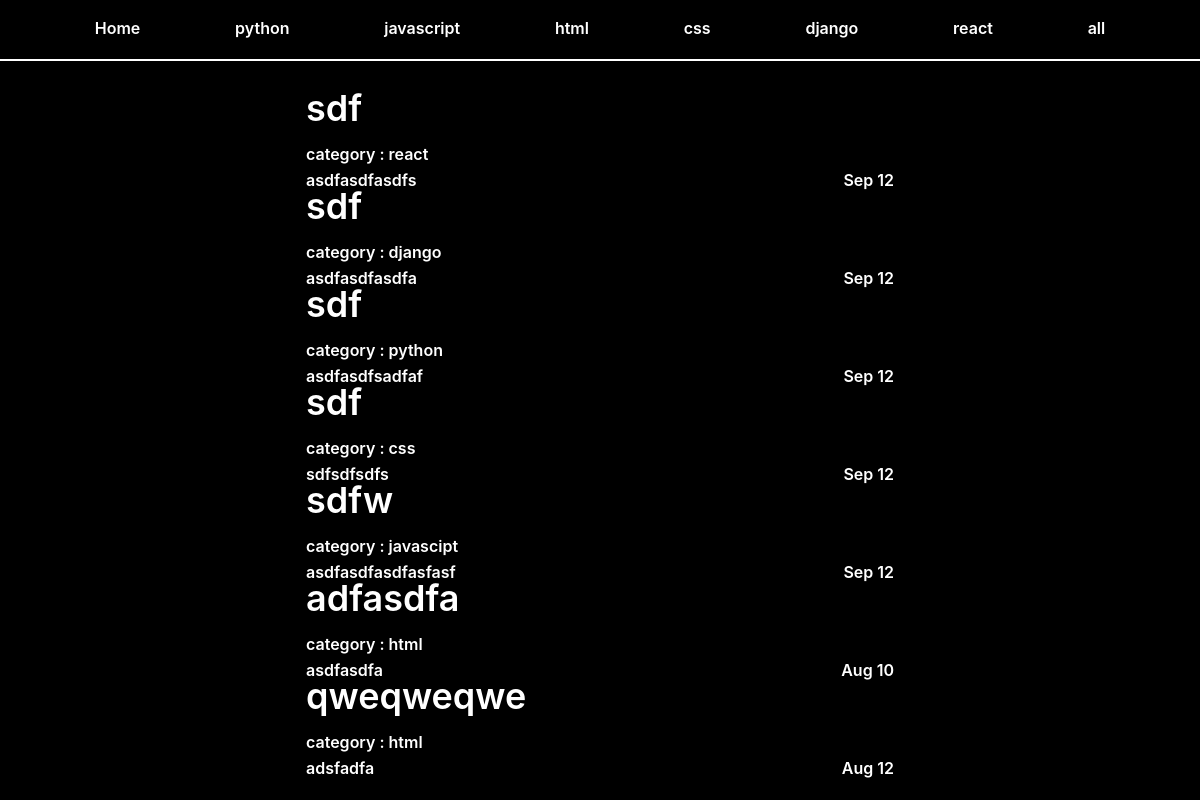
Before: /index/ with the older database file.
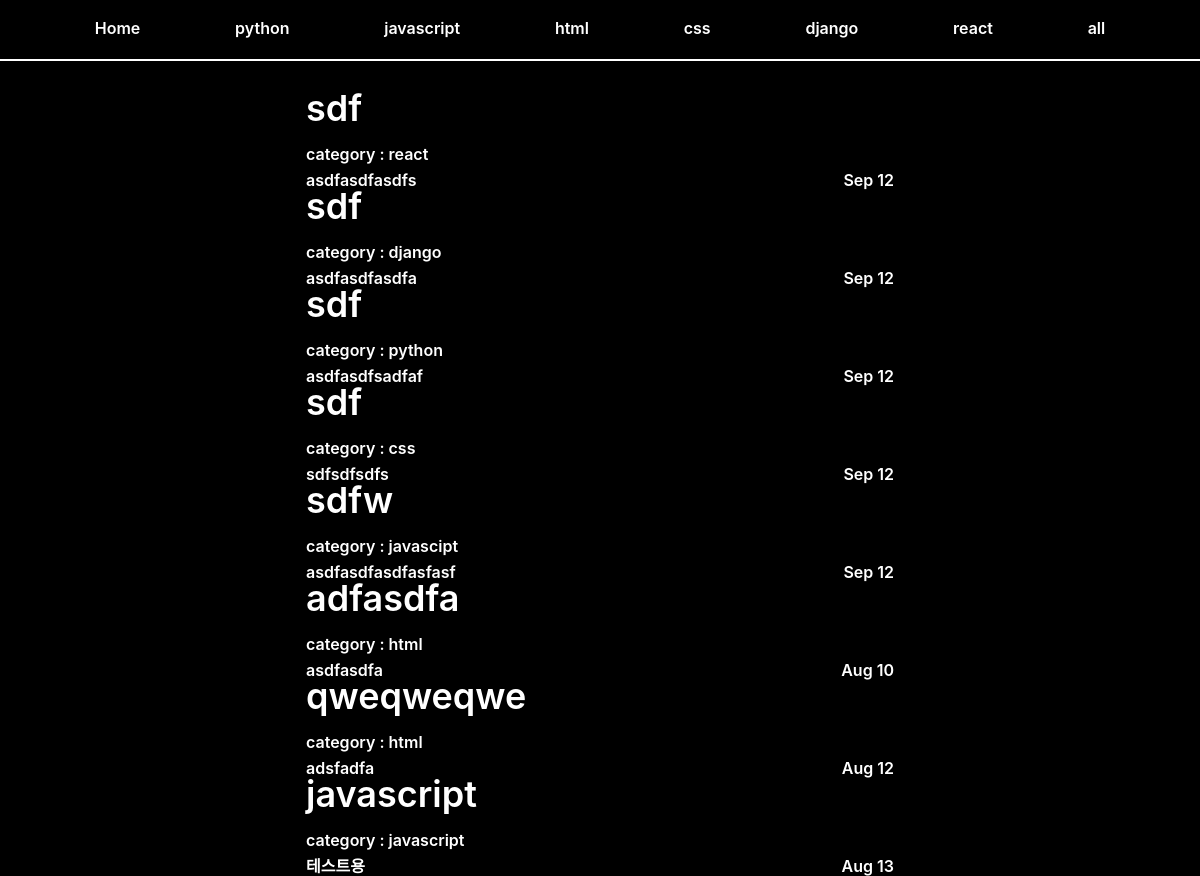
After: the same page with the newer database file.
### web/models.py (models this page shows, shortened)
class Post(models.Model):
    title = models.CharField(max_length=100)
    content = summer_fields.SummernoteTextField(default='')
    type = models.CharField(max_length=80, choices=LANG_TYPE, null=True)
    description = models.CharField(max_length=200, default='')
    dt_created = models.DateField()

### web/views.py (the view)
# urls.py: path('index/', views.index, name='index'),
def index(request):
    object_list = Post.objects.all()
    context = {
        'object_list': object_list
    }
    return render(request, 'web/index.html', context)

### web/templates/web/index.html
{% extends './base.html' %}
{% load static %}
{% block content %}
  <div class="content">
    <ul>
      {% for obj in object_list %}
        <li>
          <a href={% url 'post-detail' obj.id %}>
            <h2 class='content__title'>{{obj.title}}</h2>
            <div class='content-title__box'>
              <div class="description">
                <span class='content__category'>category :
                  {{obj.type}}
                </span>
                <div class='content__description'>
                  <p>{{obj.description}}</p>
                </div>
              </div>
              <div class="content__date">
                <span>{{obj.dt_created|date:"M"}}
                  {{obj.dt_created|date:"d"}}</span>
              </div>
            </div>
          </a>
        </li>
      {% endfor %}
    </ul>
  </div>
{% endblock content %}

Changed rows visible on the page:
added Post: title "javascript", type "javascript", description "테스트용", dt_created "Aug", dt_created "13"
